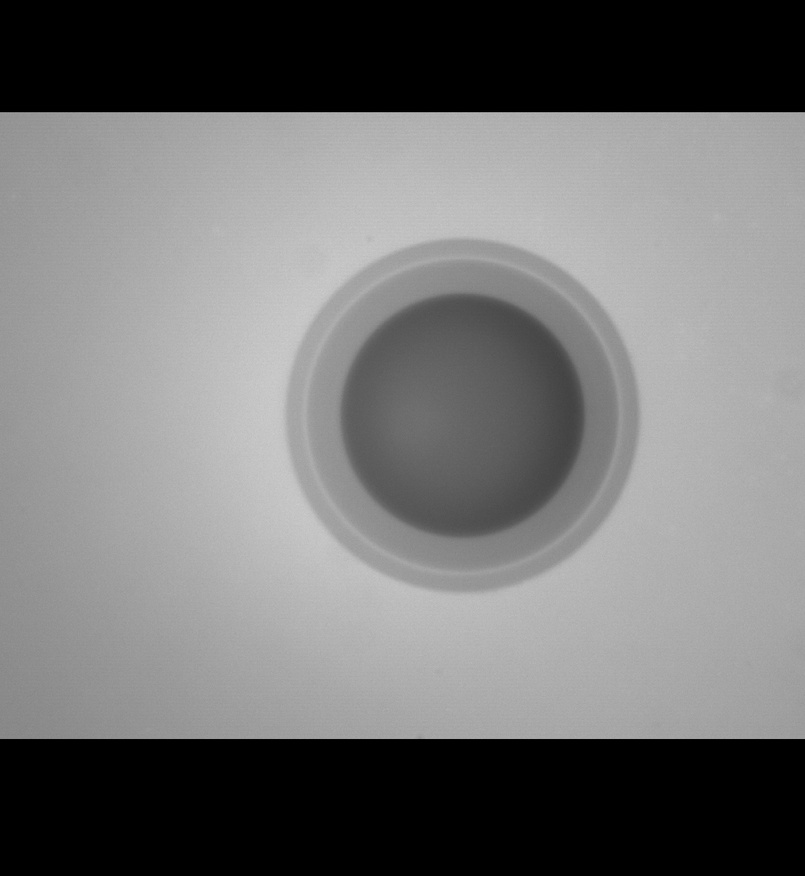
#> input picture image3.jpg, 805 x 876 px, shrunk from 1040 x 1132 before the run, found by its file name
$ python Hough.py
#> lines starting #> are read from the running program, lines starting #| are printed output that depends on the picture
import numpy as np
import cv2 as cv
import os

base_path = 'C:/Users/Saem1001/Documents/GitHub/OpenCV-Practice/'
image_path = base_path + 'image3.jpg'

if not os.path.exists(image_path):
    print(f"Error: File could not be read. Check if '{image_path}' exists.")
else:
    img = cv.imread(image_path, cv.IMREAD_GRAYSCALE)
#> img is the input picture: shape (876, 805); min 0, max 205, mean 115.5
    if img is None:
        print(f"Error: Image at path '{image_path}' could not be loaded. It might be corrupted or in an unsupported format.")
    else:
        img_blur = cv.medianBlur(img, 5)
        cimg = cv.cvtColor(img_blur, cv.COLOR_GRAY2BGR)

        circles = cv.HoughCircles(
            image=img_blur,
            method=cv.HOUGH_GRADIENT,        # Detection method
            dp=1,                            # Inverse ratio of accumulator resolution. 1 = same resolution.
            minDist=20,                      # Minimum distance between centers of detected circles.
            param1=50,                       # Upper threshold for the internal Canny edge detector.
            param2=30,                       # Accumulator threshold for circle centers. A lower value detects more circles (and more false positives).
            minRadius=0,                     # Minimum radius. Setting to 0 detects circles of any size.
            maxRadius=0                      # Maximum radius. Setting to 0 detects circles of any size.
        )
#> circles = 26 rows, first 8: [461.5, 414.5, 155.6], [482.5, 434.5, 149.7], [439.5, 397.5, 149.8], [445.5, 437.5, 149.4], [482.5, 394.5, 148.7], [490.5, 413.5, 149.7], [433.5, 418.5, 150.4], [459.5, 394.5, 135.4]
        # Check if circles were detected
        if circles is not None:
            print(f"Success! Detected {len(circles[0])} circle(s).")
#| Success! Detected 26 circle(s).
            # Convert the circle parameters (x, y, radius) to integers
            circles = np.uint16(np.around(circles))
#> circles = 26 rows, first 8: [462, 414, 156], [482, 434, 150], [440, 398, 150], [446, 438, 149], [482, 394, 149], [490, 414, 150], [434, 418, 150], [460, 394, 135]

            # Loop through all detected circles
            for i in circles[0, :]:
                center = (i[0], i[1])
                radius = i[2]
                # Draw the outer circle outline in bright green
                cv.circle(cimg, center, radius, (0, 255, 0), 2)
                # Draw a small red dot at the center of the circle
                cv.circle(cimg, center, 2, (0, 0, 255), 3)
#> this loop made 26 passes
#> (center, radius) on passes 1 to 12: ((462, 414), 156), ((482, 434), 150), ((440, 398), 150), ((446, 438), 149), ((482, 394), 149), ((490, 414), 150), ((434, 418), 150), ((460, 394), 135), ((464, 446), 153), ((430, 452), 170), ((506, 436), 128), ((506, 394), 170)
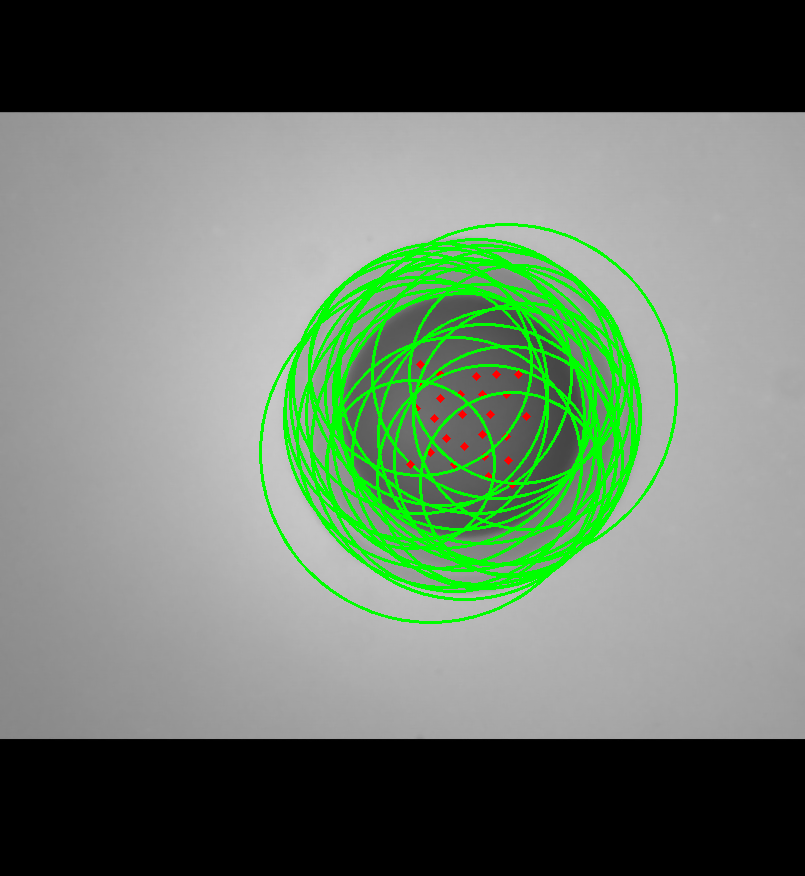
#> cimg: shape (876, 805, 3); mean B, G, R 106.2, 123.6, 106.5

            # Display the final image with the detected circles
            cv.imshow('Detected Circles', cimg)
            print("Press any key while the image window is active to close it.")
            cv.waitKey(0)
            cv.destroyAllWindows()
        else:
            print("No circles were detected in the image with the current parameters.")
